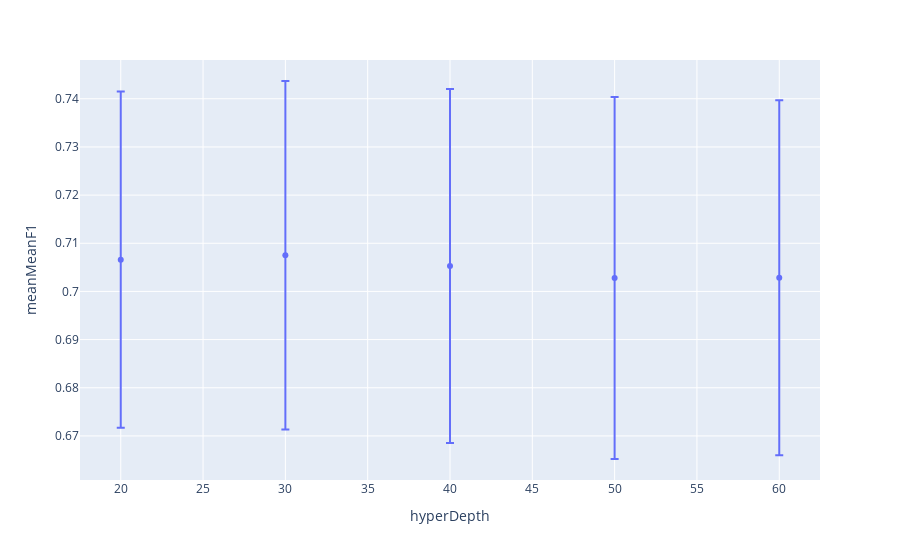

Notebook code cell kept with this figure:
### Code cell
aux=hyperParams[(hyperParams.hyperThres==optimal.hyperThres)&(hyperParams.hyperDuration==optimal.hyperDuration)&
                (hyperParams.hyperClose==optimal.hyperClose)&(hyperParams.hyperConfidence==optimal.hyperConfidence)].reset_index(drop=True)
px.scatter(aux,x='hyperDepth',y='meanMeanF1',error_y='stdMeanF1')

### Figure 1 — Plotly figure (JSON) as saved in the notebook; plotly's stock layout.template omitted (floating-point values rounded to 4 significant figures)
{"data": [{"error_y": {"array": [0.03493, 0.03617, 0.03675, 0.03759, 0.03685]}, "hovertemplate": "hyperDepth=%{x}<br>meanMeanF1=%{y}<extra></extra>", "legendgroup": "", "marker": {"color": "#636efa", "symbol": "circle"}, "mode": "markers", "name": "", "orientation": "v", "showlegend": false, "type": "scatter", "x": [20, 30, 40, 50, 60], "xaxis": "x", "y": [0.7066, 0.7075, 0.7053, 0.7028, 0.7029], "yaxis": "y"}], "layout": {"legend": {"tracegroupgap": 0}, "margin": {"t": 60}, "xaxis": {"anchor": "y", "domain": [0, 1], "title": {"text": "hyperDepth"}}, "yaxis": {"anchor": "x", "domain": [0, 1], "title": {"text": "meanMeanF1"}}}}
